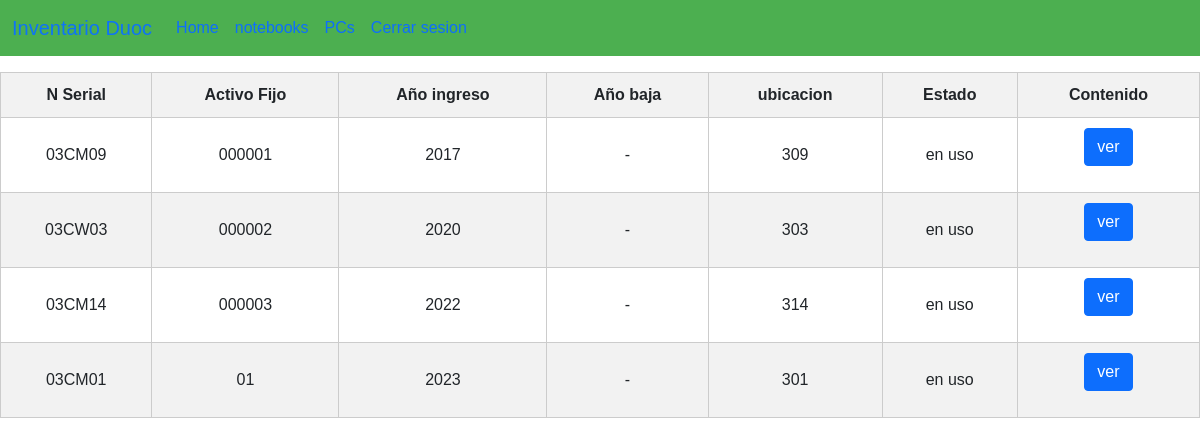
Screenshot of /carros (signed in) with the database file from the repository.
### carritos/models.py (models this page shows, shortened)
class Carro(models.Model):
    serial= models.CharField(primary_key=True,max_length=20)
    activo_fijo= models.CharField(max_length=20)
    año_entrada=models.CharField(max_length=4)
    año_baja=models.CharField(max_length=4, null=True)
    ubicacion = models.ForeignKey(Ubicacion, on_delete=models.CASCADE)
    estado = models.CharField(max_length=6)

class Ubicacion(models.Model):
    lugar = models.CharField(max_length=12)
    piso = models.CharField(max_length=12)
    def __str__(self):
        return self.lugar

### carritos/views.py (the view)
# urls.py: path('carros', views.carros, name='carros'),
def carros(request):
    carritos= Carro.objects.all()
    return render(request, "carros.html",{"carros": carritos})

### carritos/templates/carros.html
{%extends 'base.html'%}
{%block content%}
    <div >
        <table style="align-items: center;">
            <thead>
                <tr>
                    <th>N Serial</th>
                    <th>Activo Fijo</th>
                    <th>Año ingreso</th>
                    <th>Año baja</th>
                    <th>ubicacion</th>
                    <th>Estado</th>
                    {% if perms.carritos %}
                    <th>Contenido</th>
                    {% endif %}
                </tr>
            </thead>
            <tbody>
                {%for c in carros%}
                <tr>
                    <td>{{c.serial}}</td>
                    <td>{{c.activo_fijo}}</td>
                    <td>{{c.año_entrada}}</td>
                    <td>{{c.año_baja}}</td>
                    <td>{{c.ubicacion}}</td>
                    <td>{{c.estado}}</td>
                    <td><a href="contenido/{{c.serial}}" class="btn btn-primary mb-3">ver</a></td>
                </tr>
                {%endfor%}
            </tbody>
          </table>
    </div>
    {%endblock%}

### carritos/templates/base.html (style rules this page uses)
body { font-family: Arial, sans-serif; margin: 0; padding: 0; }
table { width: 100%; border-collapse: collapse; }
th, td { border: 1px solid #ccc; padding: 10px; text-align: center; }
th { background-color: #f2f2f2; }
tr:nth-child(even) { background-color: #f2f2f2; }

### rows the page displays
Carro: serial "03CM09", activo_fijo "000001", año_entrada "2017", año_baja "-", ubicacion "309", estado "en uso"
Carro: serial "03CW03", activo_fijo "000002", año_entrada "2020", año_baja "-", ubicacion "303", estado "en uso"
Carro: serial "03CM14", activo_fijo "000003", año_entrada "2022", año_baja "-", ubicacion "314", estado "en uso"
Carro: serial "03CM01", activo_fijo "01", año_entrada "2023", año_baja "-", ubicacion "301", estado "en uso"
